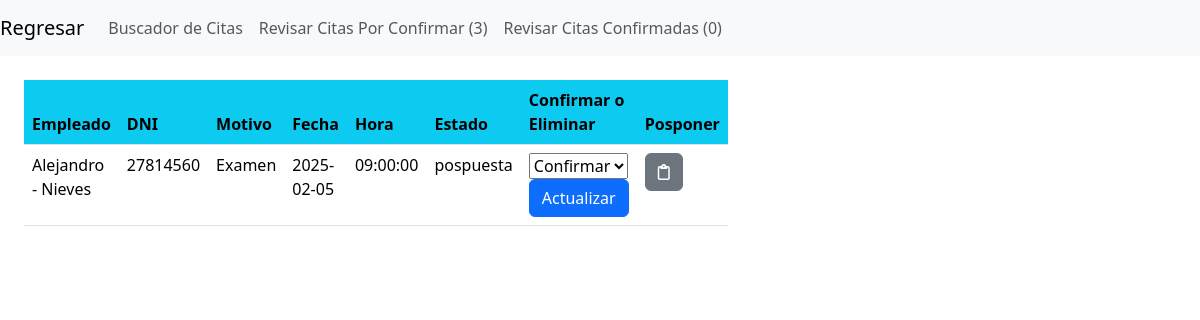
The app's page /admin_citaspos.php (signed in) with its own data.
### tables this page shows
CREATE TABLE `citas` (
  `id` int(11) NOT NULL,
  `empleado_id` int(11) NOT NULL,
  `admin_id` int(11) NOT NULL,
  `fecha` datetime NOT NULL,
  `motivo` varchar(255) DEFAULT NULL,
  `estado` enum('por confirmar','confirmada','pospuesta') DEFAULT 'por confirmar'
);

CREATE TABLE `empleados` (
  `id` int(11) NOT NULL,
  `nombre` varchar(200) DEFAULT NULL,
  `apellido` varchar(200) DEFAULT NULL,
  `dni` varchar(255) DEFAULT NULL,
  `password` varchar(255) DEFAULT NULL,
  `detalles` text
);

### admin_citaspos.php (the view, shortened to what this page needs)
<!DOCTYPE html>
<html lang="en">
<head>
    <link href="https://cdn.jsdelivr.net/npm/bootstrap@5.3.3/dist/css/bootstrap.min.css" rel="stylesheet">
</head>
<body>
<?php
        include("conexion.php");
        $stmt = $pdo->prepare("SELECT * FROM citas c WHERE c.estado = 'por confirmar' ");
        $stmt->execute();
        $conta = $stmt->rowCount();
        $stmt = $pdo->prepare("SELECT * FROM citas c WHERE c.estado = 'confirmada'");
        $stmt->execute();
        $conta2 = $stmt->rowCount();
        ?>
<nav class="navbar navbar-expand-lg navbar-light bg-light">
<a class="navbar-brand" href="inicio_admin.php">Regresar</a>
<div class="collapse navbar-collapse" id="navbarNav" >
  <ul class="navbar-nav">
    <li class="nav-item active">
      <a class="nav-link" href="admin_citasg.php">Buscador de Citas  </a>
    </li>
    <li class="nav-item active">
      <a class="nav-link" href="admin_citas.php">Revisar Citas Por Confirmar (<?php echo $conta ?>) </a>
    </li>
    <li class="nav-item active">
      <a class="nav-link" href="admin_citasaprov.php">Revisar Citas Confirmadas (<?php echo $conta2 ?>) </a>
    </li>
  </ul>
</div>
</nav>
<div class="col-4 p-4" id="datos" >
        <table class="table">
            <thead>
                <tr>
                <th scope="col" class="bg-info">Empleado</th>
                <th scope="col" class="bg-info">DNI</th>
                <th scope="col" class="bg-info">Motivo</th>
                <th scope="col" class="bg-info">Fecha</th>
                <th scope="col" class="bg-info">Hora</th>
                <th scope="col" class="bg-info">Estado</th>
                <th scope="col" class="bg-info">Confirmar o Eliminar</th>
                <th scope="col" class="bg-info">Posponer</th>
                </tr>
            </thead>
            <tbody>
            <?php
                include("conexion.php");
                 $stmt = $pdo->prepare("SELECT c.id, e.nombre, e.apellido, e.dni, DATE(c.fecha) as fecha, TIME(c.fecha) as hora, c.motivo, c.estado
                 FROM citas c  JOIN empleados e  on (c.empleado_id=e.id) WHERE c.estado = 'pospuesta'");
                $stmt->execute();
                $citas = $stmt->fetchAll();
                foreach($citas as $cita):
                    ?>
                    <tr>
                        <td><?php echo $cita['nombre'] ?> - <?php echo $cita['apellido'] ?></td>
                        <td><?php echo $cita['dni'] ?></td>
                        <td><?php echo $cita['motivo'] ?></td>
                        <td><?php echo $cita['fecha'] ?></td>
                        <td><?php echo $cita['hora'] ?></td>
                        <td><?php echo $cita['estado'] ?></td>
                        <td>
                            <form action="" method="post" style="display:inline;">
                            <select name="estado">
                                <option value="confirmada">Confirmar</option>
                            </select>
                            <button type="submit" class="btn btn-primary" name="registro" value="ok">Actualizar</button>
                            </form>
                        </td>
                        <td><a href="admin_citas1.php?id=<?= $cita['id']  ?>" class="btn btn-small btn-secondary"> <i class="fa-regular fa-clipboard"></i></a>
                        </td>
                    </tr>
                    <?php
                endforeach;
                ?>
            </tbody>
        </table>
    </div>
</body>
</html>

### records on screen
citas: empleado.nombre "Alejandro", empleado.apellido "Nieves", empleado.dni "27814560", motivo "Examen", fecha "2025-02-05", hora "09:00:00", estado "pospuesta"

### other values on screen
$conta "3"
$conta2 "0"
